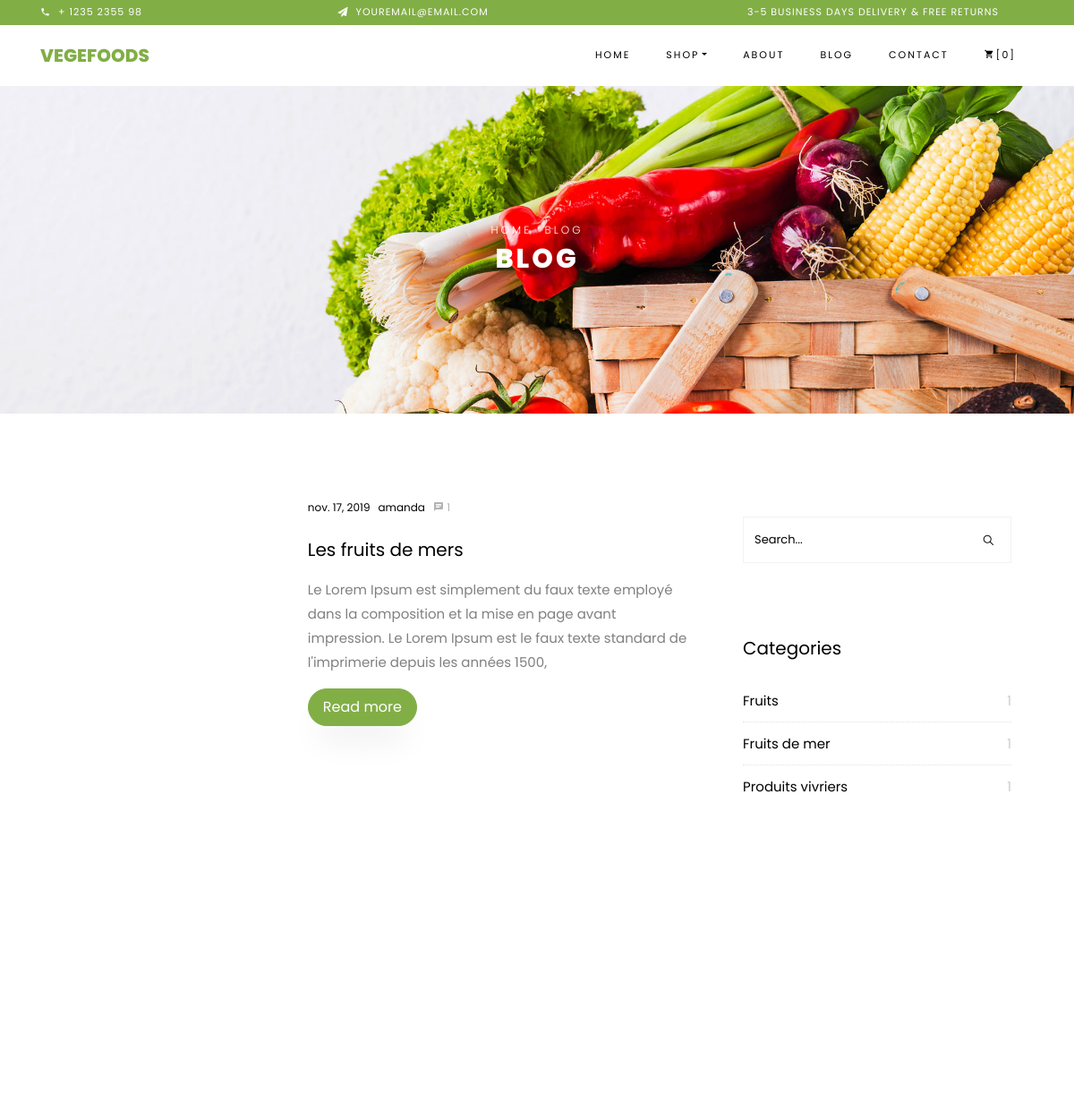
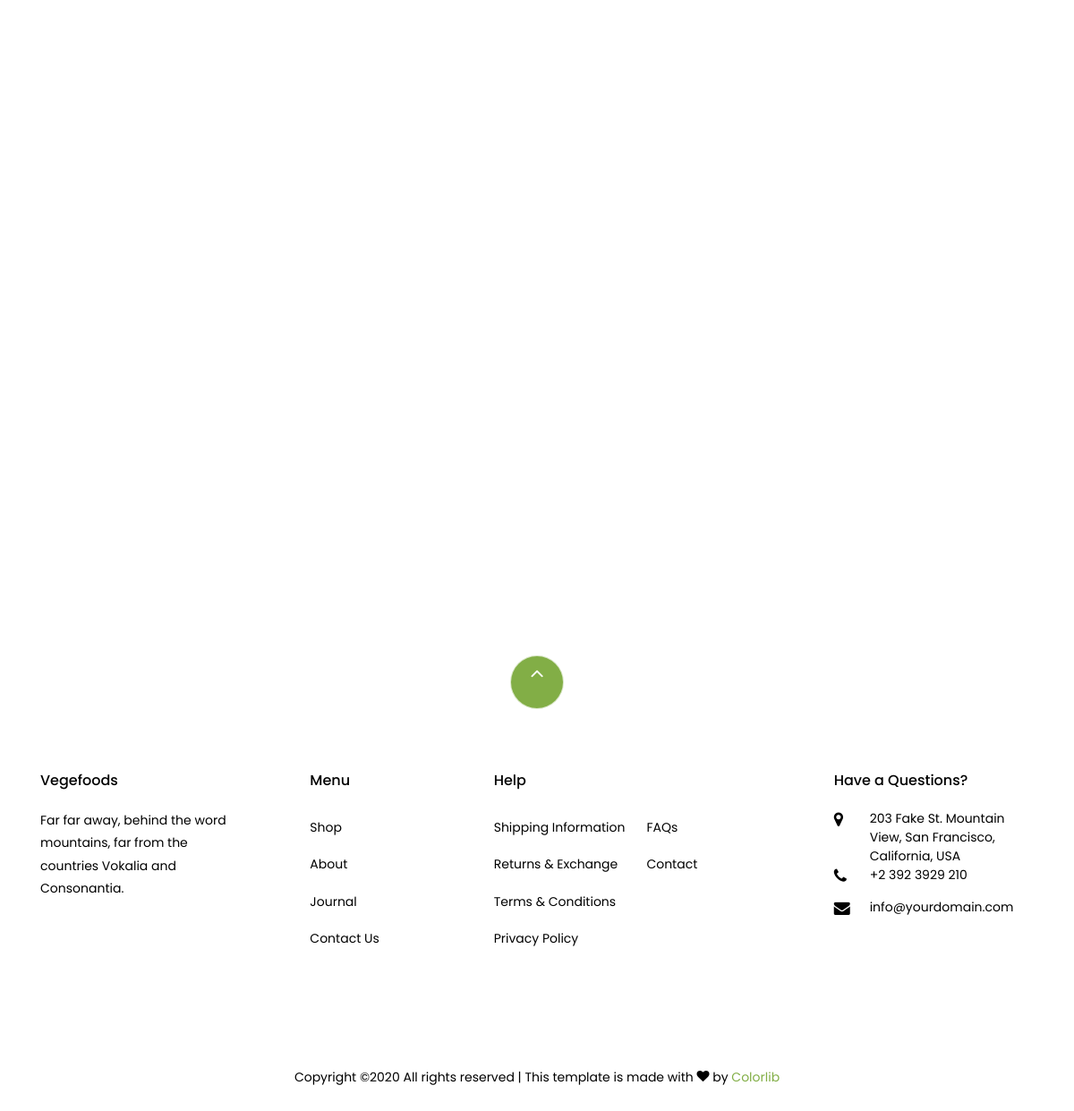
Screenshot of /blog/ with the database file from the repository (2 pictures, top to bottom).
### blog/models.py (models this page shows, shortened)
class Article(models.Model):
    image = models.ImageField(upload_to='blog_image')
    titre = models.CharField(max_length=250)
    date = models.DateField(auto_now=False, auto_now_add=False)
    categorie = models.ForeignKey("Categorie", on_delete=models.CASCADE, related_name = 'CategorieArticle')
    auteur = models.ForeignKey( User , on_delete=models.CASCADE, related_name = 'ProfileArticle')
    description = models.TextField()
    content = HTMLField('Content')
    tag = models.ManyToManyField("Tag",related_name ='TagArticle')
    date_add = models.DateTimeField(auto_now=False, auto_now_add=True)
    date_upd = models.DateTimeField(auto_now=True, auto_now_add=False)
    statut = models.BooleanField()

class Categorie(models.Model):
    nom = models.CharField(max_length=250)
    date_add = models.DateTimeField(auto_now=False, auto_now_add=True)
    date_upd = models.DateTimeField(auto_now=True, auto_now_add=False)
    statut = models.BooleanField()

### blog/views.py (the view)
# urls.py: 2. Add a URL to urlpatterns:  path('blog/', include('blog.urls'))
def blog(request):
    categories = Categorie.objects.filter(statut=True)
    articles = Article.objects.filter(statut=True)
    commentaires = Commentaire.objects.filter(statut=True)
    tag = Tag.objects.filter(statut=True)
    data = {
        'categories': categories,
        'articles': articles,
        'commentaires': commentaires,
        'tag': tag,
    }
    return render(request, 'pages/blog.html',data)

### templates/pages/blog.html (shortened to what this page needs)
{% extends "bases/base.html" %}
{% block main %}
    <div class="hero-wrap hero-bread" style="background-image: url('/static/images/bg_1.jpg');">
      <div class="container">
        <div class="row no-gutters slider-text align-items-center justify-content-center">
          <div class="col-md-9 ftco-animate text-center">
          	<p class="breadcrumbs"><span class="mr-2"><a href="index.html">Home</a></span> <span>Blog</span></p>
            <h1 class="mb-0 bread">Blog</h1>
          </div>
        </div>
      </div>
    </div>
    <section class="ftco-section ftco-degree-bg">
		<div >
			<div class="container">
				<div class="row">
				<div class="col-lg-8 ftco-animate">
					<div v-for="art in article" class="row">
					{% for item in articles %}
						<div class="col-md-12 d-flex ftco-animate">
							<div class="blog-entry align-self-stretch d-md-flex">
							<a href="" class="block-20" style="background-image: url('{{item.image.url}}');">
							</a>
							<div class="text d-block pl-md-4">
								<div class="meta mb-3">
									<div><a href="#">{{item.date}}</a></div>
									<div><a href="#">{{item.auteur.username}}</a></div>
									<div><a href="#" class="meta-chat"><span class="icon-chat"></span> {{item.ArticleCommentaire.count}}</a></div>
									</div>
									<h3 class="heading"><a href="#">{{item.titre}}</a></h3>
									<p>{{item.description}}</p>
									<p><a href="{% url 'single' item.id  %}" class="btn btn-primary py-2 px-3">Read more</a></p>
								</div>
							</div>
						</div>
					{% endfor %}
					</div>
				</div>
				<div class="col-lg-4 sidebar ftco-animate">
					<div class="sidebar-box">
					<form action="#" class="search-form">
						<div class="form-group">
						<span class="icon ion-ios-search"></span>
						<input type="text" class="form-control" placeholder="Search...">
						</div>
					</form>
					</div>
					<div id="cat" v>
						<div class="sidebar-box ftco-animate">
							<h3 class="heading">Categories</h3>
						<ul class="categories">
						{% for cat in categories %}
							<li><a href="#">{{cat.nom}} <span>{{cat.CategorieArticle.count}}</span></a></li>
						{% endfor %}
						</ul>
						</div>
					</div>
				</div>
				</div>
			</div>
		</div>
    </section>
{% endblock main %}

### static_cdn/css/icomoon.css (style rules this page uses)
[class^="icon-"], [class*=" icon-"] { font-family: 'icomoon' !important; speak: none; font-style: normal; font-weight: normal; font-variant: normal; text-transform: none; line-height: 1; -webkit-font-smoothing: antialiased; -moz-osx-font-smoothing: grayscale; }
.icon-chat:before { content: "\e0b7"; }

### rows the page displays
Article: date "nov. 17, 2019", auteur.username "amanda", ArticleCommentaire.count "1", titre "Les fruits de mers", description "Le Lorem Ipsum est simplement du faux texte employé dans la composition et la mise en page avant impression. Le Lorem Ipsum est le faux texte standard de l'imprimerie depuis les années 1500,"
Categorie: nom "Fruits", CategorieArticle.count "1"
Categorie: nom "Fruits de mer", CategorieArticle.count "1"
Categorie: nom "Produits vivriers", CategorieArticle.count "1"
